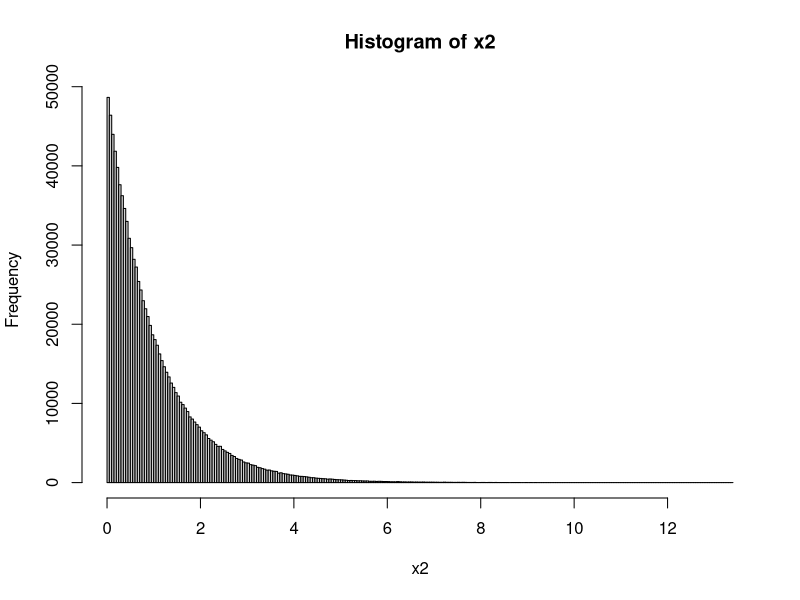
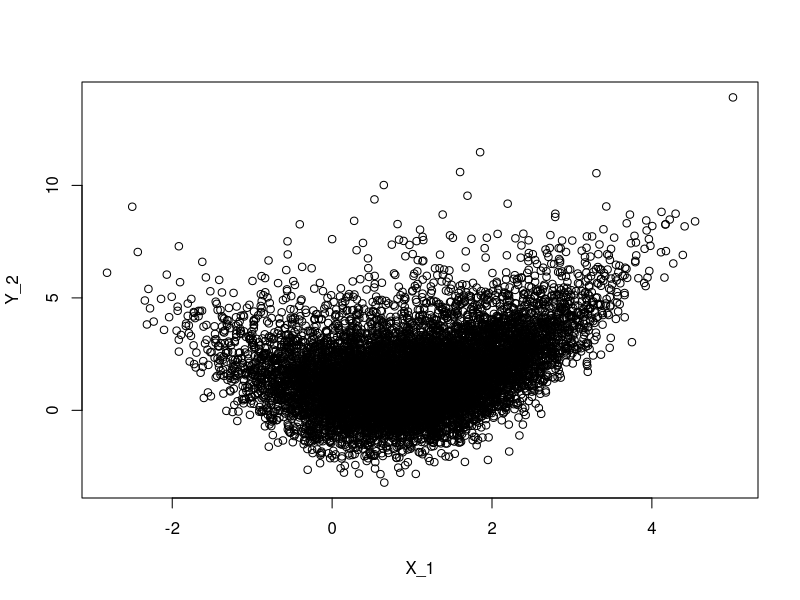
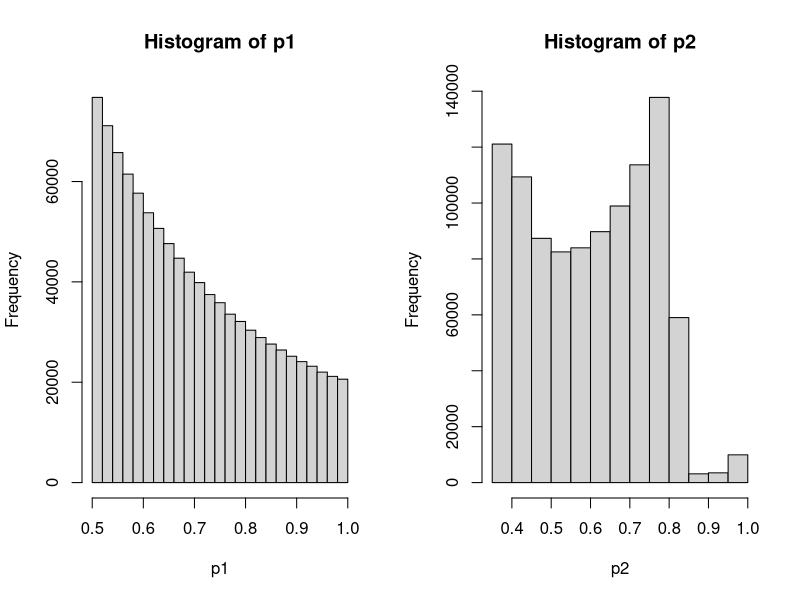
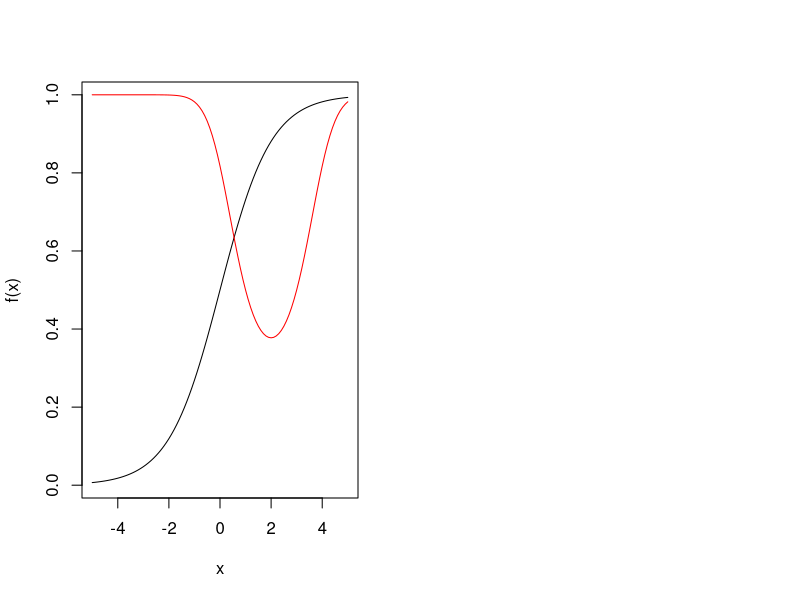

Source code (R) for these figures, in order:
## ---- chunk 1
set.seed(1234567890)
N <- 1e6 ## 1000000
x1 <- rnorm(n = N, mean = 1, sd = 1)
x2 <- rexp(n = N, rate = 1)
epsilon <- rnorm(n = N) # rnorm(N)
y1 <- 1 + x1 + x2 + epsilon
y2 <- 0.5*(x1 - 0.5)^2 + x2 + epsilon
p1 <- exp(x2)/(1+exp(x2))
p2 <- exp(-0.5+0.5*(x2-2)^2)/(1+exp(-0.5+0.5*(x2-2)^2))
populacja <- data.frame(x1,x2,y1,y2,p1,p2)
head(populacja)
## ---- chunk 2
set.seed(123)
flag_bd1 <- rbinom(n = N, size = 1, prob = populacja$p1)
table(flag_bd1)
## ---- chunk 3
c("big data"=mean(populacja[flag_bd1 == 1, "y1"]), "wartość prawdziwa" = mean(y1))
## ---- chunk 4
hist(x2, breaks = "scott")
## ---- chunk 5
## ograniczam liczbę punktów bo jest ich bardzo dużo (biorę 10k)
set.seed(1234)
los <- sample(1:N,10000, replace = F)
plot(x1[los], y2[los],
     xlab = "X_1",
     ylab = "Y_2")
## ---- chunk 6
par(mfrow = c(1,2))
hist(p1)
hist(p2)
## ---- chunk 7
curve(expr = exp(x)/(1+exp(x)), 
      from = -5, to = 5,
      ylab = "f(x)")
curve(expr = exp(-0.5+0.5*(x-2)^2)/(1+exp(-0.5+0.5*(x-2)^2)), 
      from = -5, to = 5,
      add = TRUE,
      col = "red",
      ylab = "")
## ---- chunk 8
library(sampling) ## inclusionprobabilities + UPpoisson 
set.seed(1234567890)
N <- 10000
p <- 50
n_A <- 500
X <- matrix(rnorm(N * (p-1)), ncol = p-1)
X <- cbind(rep(1, N), X)

## parametry beta i alpha
beta0 <- c(1, 0, 0, 1, 1, 1, 1, rep(0, p-7))
alpha0 <- c(-2, 1, 1, 1, 1, rep(0, p-5))
alpha1 <- c(0, 0, 0, 3, 3, 3, 3, rep(0, p-7))

## y variables
epsilon <- rnorm(N)
Y_OM1 <- X %*% beta0 + epsilon
Y_OM2 <- 1 + exp(3*sin(X %*% beta0)) + X[, 6] + X[, 5] + epsilon
pi_Y_OM3 <- as.numeric(plogis(X %*% beta0))
pi_Y_OM4 <- as.numeric(plogis(2-log((X %*% beta0)^2) + 2*X[,6] + 2*X[,7]))
Y_OM3 <- rbinom(N, size = 1, prob = pi_Y_OM3)
Y_OM4 <- rbinom(N, size = 1, prob = pi_Y_OM4)

## nonprob
pi_B_PMS1 <- as.numeric(plogis(X %*% alpha0))
pi_B_PMS2 <- as.numeric(plogis(3.5 + log(X^2) %*% alpha0 - sin(X[,4] + X[,5]) - X[,6]- X[,7]))

## prob
pi_A_Y_OM1 <- inclusionprobabilities(0.25 + abs(X[, 2]) + 0.03*abs(Y_OM1), n_A)
pi_A_Y_OM2 <- inclusionprobabilities(0.25 + abs(X[, 2]) + 0.03*abs(Y_OM2), n_A)
pi_A_Y_OM3 <- inclusionprobabilities(0.25 + abs(X[, 2]) + 0.03*abs(Y_OM3), n_A)
pi_A_Y_OM4 <- inclusionprobabilities(0.25 + abs(X[, 2]) + 0.03*abs(Y_OM4), n_A)
